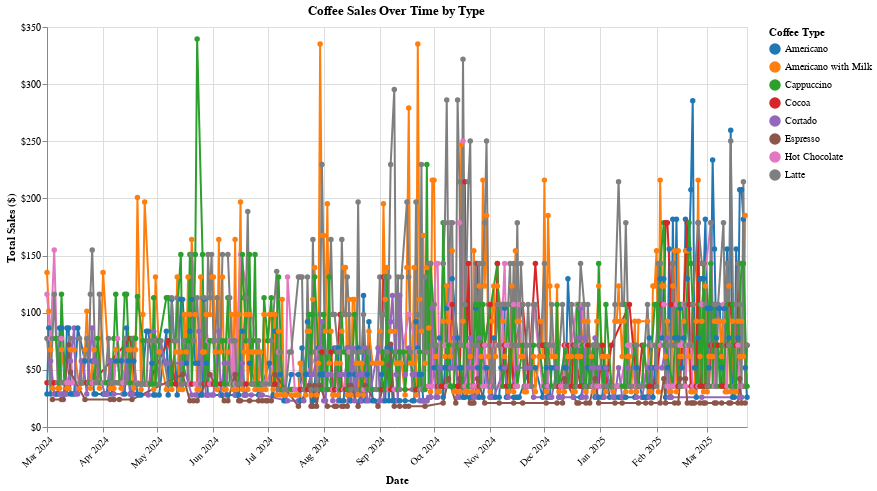

Here is the notebook cell this chart was saved with:
### Code cell
import pandas as pd
import altair as alt


df = pd.read_csv(r'/Users/adyaverma/Downloads/Coffe_sales (1).csv')


df['Date'] = pd.to_datetime(df['Date'])

sales_by_date = df.groupby(['Date', 'coffee_name']).agg({
    'money': 'sum',
    'coffee_name': 'count'  #
}).rename(columns={'money': 'total_sales', 'coffee_name': 'num_transactions'}).reset_index()


selection = alt.selection_point(fields=['coffee_name'], bind='legend')


line_chart = alt.Chart(sales_by_date).mark_line(point=True).encode(
    x=alt.X('Date:T', 
            title='Date',
            axis=alt.Axis(format='%b %Y', labelAngle=-45)),
    y=alt.Y('total_sales:Q', 
            title='Total Sales ($)',
            axis=alt.Axis(format='$,.0f')),
    color=alt.Color('coffee_name:N', 
                    title='Coffee Type',
                    scale=alt.Scale(scheme='category10')),
    opacity=alt.condition(selection, alt.value(1), alt.value(0.1)),
    tooltip=[
        alt.Tooltip('Date:T', title='Date', format='%Y-%m-%d'),
        alt.Tooltip('coffee_name:N', title='Coffee Type'),
        alt.Tooltip('total_sales:Q', title='Sales', format='$,.2f'),
        alt.Tooltip('num_transactions:Q', title='Transactions')
    ]
).add_params(
    selection
).properties(
    width=700,
    height=400,
    title='Coffee Sales Over Time by Type'
)


line_chart.show()

#average instead of all 
#group the coffee types in a way that makes sense 
#would rather have one line with a clear trend
#bar plot maybe instead of pie plot : side by side box plot to see what is more stable for selling 
# make a storyline

### Figure 1 — Vega-Lite specification as saved in the notebook (floating-point values rounded to 4 significant figures; data arrays with more than 128 entries replaced by an {"elided": "..."} marker saying what was removed)
{"config": {"view": {"continuousWidth": 300, "continuousHeight": 300}}, "data": {"name": "data-9d5f12d27e8b530870c4ff34ad88e6a0"}, "mark": {"type": "line", "point": true}, "encoding": {"color": {"field": "coffee_name", "scale": {"scheme": "category10"}, "title": "Coffee Type", "type": "nominal"}, "opacity": {"condition": {"param": "param_4", "value": 1}, "value": 0.1}, "tooltip": [{"field": "Date", "format": "%Y-%m-%d", "title": "Date", "type": "temporal"}, {"field": "coffee_name", "title": "Coffee Type", "type": "nominal"}, {"field": "total_sales", "format": "$,.2f", "title": "Sales", "type": "quantitative"}, {"field": "num_transactions", "title": "Transactions", "type": "quantitative"}], "x": {"axis": {"format": "%b %Y", "labelAngle": -45}, "field": "Date", "title": "Date", "type": "temporal"}, "y": {"axis": {"format": "$,.0f"}, "field": "total_sales", "title": "Total Sales ($)", "type": "quantitative"}}, "height": 400, "params": [{"name": "param_4", "select": {"type": "point", "fields": ["coffee_name"]}, "bind": "legend"}], "title": "Coffee Sales Over Time by Type", "width": 700, "$schema": "https://vega.github.io/schema/vega-lite/v5.17.0.json", "datasets": {"data-9d5f12d27e8b530870c4ff34ad88e6a0": {"elided": "1676 records"}}}
